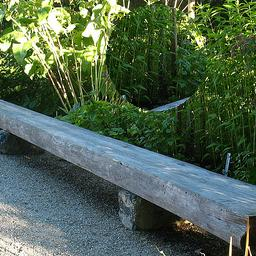
#> input picture examples/images/COCO_DF_C110B00000_00539519.jpg, 256 x 256 px, found by its file name
$ jupyter execute --allow-errors 04_effect_of_alpha_on_anomaly_scoring.ipynb   (shell and % lines are left out)
#> lines starting #> are read from the running program, lines starting #| are printed output that depends on the picture
### vaas/inference/pipeline.py
from __future__ import annotations

import json
import warnings

import numpy as np
from huggingface_hub import hf_hub_download
from huggingface_hub.errors import HfHubHTTPError, RepositoryNotFoundError
from PIL import Image
from transformers.utils import logging as hf_logging

from vaas.utils.helpers import require_torch

hf_logging.set_verbosity_error()
#> (this line was passed over: transformers is not available in this run)
warnings.filterwarnings("ignore")

torch = None
T = None


def _ensure_torch():
    global torch, T
    if torch is None or T is None:
        torch, T = require_torch()
    return torch, T


class VAASPipeline:
    # [83 lines left out: functions __init__, from_checkpoint, not called in this run]

    @classmethod
    def from_pretrained(
        cls,
        repo_id: str,
        device: str = "cpu",
        alpha: float | None = None,
        model_variant: str | None = None,
    ):
        torch, T = _ensure_torch()

        revision = model_variant  # map domain concept to HF revision

        try:
            px_path = hf_hub_download(
                repo_id=repo_id,
                filename="model/px_model.pth",
                revision=revision,
            )

            ref_path = hf_hub_download(
                repo_id=repo_id,
                filename="model/ref_stats.pth",
                revision=revision,
            )

            config_path = hf_hub_download(
                repo_id=repo_id,
                filename="model/config.json",
                revision=revision,
            )

        except (RepositoryNotFoundError, HfHubHTTPError) as e:
            raise SystemExit(
                "Failed to load VAAS model from Hugging Face.\n\n"
                f"Repository: {repo_id}\n"
                f"Revision: {revision}\n"
                f"Reason: {e.__class__.__name__}\n\n"
                "If this is a private repository, ensure you are logged in:\n"
                "  huggingface-cli login\n"
            ) from e

        with open(config_path) as f:
            config = json.load(f)

        from vaas.fx.fx_model import FxViT
        from vaas.px.px_model import PatchConsistencySegformer

        model_px = PatchConsistencySegformer()
        state_dict = torch.load(px_path, map_location="cpu")
        model_px.load_state_dict(state_dict, strict=False)

        ref = torch.load(ref_path, map_location="cpu")
        mu_ref = ref["mu_ref"]
        sigma_ref = ref["sigma_ref"]

        model_fx = FxViT()

        transform = T.Compose(
            [
                T.Resize(tuple(config.get("input_size", [224, 224]))),
                T.ToTensor(),
                T.Normalize(
                    mean=(0.485, 0.456, 0.406),
                    std=(0.229, 0.224, 0.225),
                ),
            ]
        )

        if alpha is None:
            alpha = config.get("alpha", 0.5)

        return cls(
            model_px=model_px,
            model_fx=model_fx,
            mu_ref=mu_ref,
            sigma_ref=sigma_ref,
            device=device,
            transform=transform,
            alpha=alpha,
            variant=config.get("variant"),
            metadata=config,
        )

    # [133 lines left out: functions visualize, __call__, forward_detailed, extract_patch_scores, extract_features, batch, not called in this run]

### examples/notebooks/vaas_v017/04_effect_of_alpha_on_anomaly_scoring.ipynb
# Effect of Alpha (α) on VAAS Anomaly Scoring

VAAS combines two different signals when assessing visual inconsistency:
- feature-level inconsistency (S_F),
- and patch-level inconsistency (S_P).

The alpha (α) parameter controls how these two signals are weighted
when computing the final hybrid score (S_H).

This notebook explores how changing α affects:
- the final anomaly score,
- and the qualitative interpretation of results.

Understanding this trade-off is important when adapting VAAS
to different practical scenarios.

## Installation

Install VAAS if it is not already present in the environment.

[cell 1]
from vaas.inference.pipeline import VAASPipeline
from PIL import Image
import requests
from io import BytesIO

## Loading an Example Image

We use a single image throughout this notebook so that any changes
in scores can be attributed solely to the alpha parameter.

[cell 2]
image_url = (
    "https://raw.githubusercontent.com/OBA-Research/VAAS/main/"
    "examples/images/COCO_DF_C110B00000_00539519.jpg"
)

response = requests.get(image_url)
image = Image.open(BytesIO(response.content)).convert("RGB")
#> image is the input picture: PIL image 256x256 RGB; mean R, G, B 79.5, 99.3, 78.6

image

## What Does Alpha Control?

Alpha determines the balance between global and local inconsistency signals:

- Lower alpha values emphasize feature-level consistency (S_F).
- Higher alpha values emphasize patch-level consistency (S_P).

Alpha does not change the underlying models or reference statistics.
It only affects how the two scores are combined.

---

## Sweeping Alpha Values

Because alpha is set at pipeline initialization time, we create
a separate VAAS pipeline for each alpha value.

This is a deliberate design choice to keep inference deterministic
and reproducible.
## Sweeping Alpha Values

Because alpha is set at pipeline initialization time, we create
a separate VAAS pipeline for each alpha value.

This is a deliberate design choice to keep inference deterministic
and reproducible.

---

[cell 3]
alpha_values = [0.0, 0.25, 0.5, 0.75, 1.0]

results = []

#> (the rest of this cell did not finish here and is left out)

## Comparing Scores Across Alpha Values

Below we print the scores for each alpha value to observe how the
hybrid score changes while S_F and S_P remain stable.

[cell 4]
for r in results:
    print(
        f"alpha={r['alpha']:.2f} | "
        f"S_F={r['S_F']:.4f} | "
        f"S_P={r['S_P']:.4f} | "
        f"S_H={r['S_H']:.4f}"
    )

## Key Observations

Several patterns should be apparent:

- S_F and S_P remain constant across alpha values.
- S_H shifts smoothly as alpha changes.
- At alpha = 0.0, S_H reflects only feature-level inconsistency.
- At alpha = 1.0, S_H reflects only patch-level inconsistency.

This behavior confirms that alpha acts as a weighting parameter,
not as a source of randomness or instability.

## Visualizing the Effect of Alpha

Although VAAS does not expose internal plots by default,
we can visualize how S_H varies as a function of alpha.

[cell 5]
import matplotlib.pyplot as plt

alphas = [r["alpha"] for r in results]
s_h_values = [r["S_H"] for r in results]

plt.figure(figsize=(6, 4))
plt.plot(alphas, s_h_values, marker="o")
plt.xlabel("Alpha (α)")
plt.ylabel("Hybrid Anomaly Score (S_H)")
plt.title("Effect of Alpha on VAAS Hybrid Score")
plt.grid(True)
plt.show()
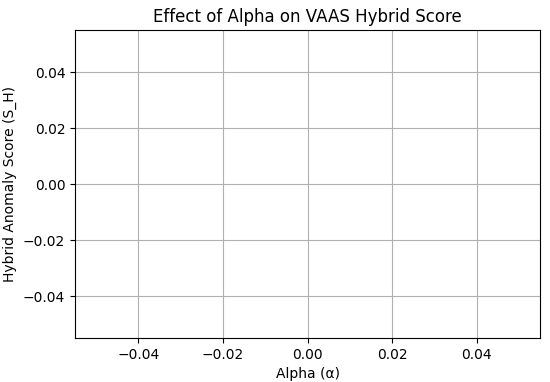
#> figure drawn by matplotlib, 1 panel
